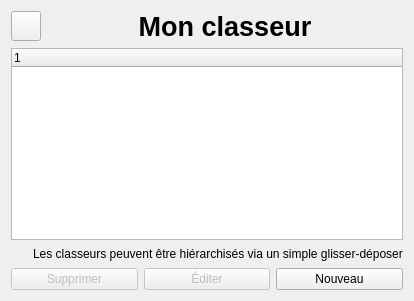
      <widget class="QWidget" name="binder">
       <layout class="QGridLayout" name="gridLayout_4">
        <item row="1" column="0">
         <layout class="QHBoxLayout" name="horizontalLayoutBinderTitle">
          <item>
           <widget class="QPushButton" name="pushButtonBinderHome">
            <property name="maximumSize">
             <size>
              <width>30</width>
              <height>30</height>
             </size>
            </property>
            <property name="text">
             <string/>
            </property>
            <property name="icon">
             <iconset resource="images.qrc">
              <normaloff>:/icones/images/home.png</normaloff>:/icones/images/home.png</iconset>
            </property>
            <property name="iconSize">
             <size>
              <width>20</width>
              <height>20</height>
             </size>
            </property>
           </widget>
          </item>
          <item>
           <widget class="QLabel" name="labelBinderTitle">
            <property name="font">
             <font>
              <family>Ubuntu</family>
              <pointsize>20</pointsize>
              <weight>75</weight>
              <bold>true</bold>
             </font>
            </property>
            <property name="text">
             <string>Mon classeur</string>
            </property>
            <property name="alignment">
             <set>Qt::AlignCenter</set>
            </property>
           </widget>
          </item>
         </layout>
        </item>
        <item row="6" column="0">
         <layout class="QHBoxLayout" name="horizontalLayoutBinderAction">
          <item>
           <widget class="QPushButton" name="pushButtonBinderDelete">
            <property name="enabled">
             <bool>false</bool>
            </property>
            <property name="text">
             <string>Supprimer</string>
            </property>
            <property name="icon">
             <iconset resource="images.qrc">
              <normaloff>:/icones/images/delete.png</normaloff>:/icones/images/delete.png</iconset>
            </property>
           </widget>
          </item>
          <item>
           <widget class="QPushButton" name="pushButtonBinderEdit">
            <property name="enabled">
             <bool>false</bool>
            </property>
            <property name="text">
             <string>Éditer</string>
            </property>
            <property name="icon">
             <iconset resource="images.qrc">
              <normaloff>:/icones/images/edit.png</normaloff>:/icones/images/edit.png</iconset>
            </property>
           </widget>
          </item>
          <item>
           <widget class="QPushButton" name="pushButtonBinderAdd">
            <property name="text">
             <string>Nouveau</string>
            </property>
            <property name="icon">
             <iconset resource="images.qrc">
              <normaloff>:/icones/images/add.png</normaloff>:/icones/images/add.png</iconset>
            </property>
           </widget>
          </item>
         </layout>
        </item>
        <item row="2" column="0">
         <widget class="BinderTreeWidget" name="treeWidgetBinder">
          <column>
           <property name="text">
            <string notr="true">1</string>
           </property>
          </column>
         </widget>
        </item>
        <item row="4" column="0">
         <layout class="QHBoxLayout" name="horizontalLayout">
          <item>
           <widget class="QLabel" name="label_6">
            <property name="sizePolicy">
             <sizepolicy hsizetype="Fixed" vsizetype="Fixed">
              <horstretch>0</horstretch>
              <verstretch>0</verstretch>
             </sizepolicy>
            </property>
            <property name="minimumSize">
             <size>
              <width>16</width>
              <height>16</height>
             </size>
            </property>
            <property name="maximumSize">
             <size>
              <width>14</width>
              <height>16</height>
             </size>
            </property>
            <property name="pixmap">
             <pixmap resource="images.qrc">:/images/info.png</pixmap>
            </property>
            <property name="scaledContents">
             <bool>true</bool>
            </property>
           </widget>
          </item>
          <item>
           <widget class="QLabel" name="label_4">
            <property name="text">
             <string>Les classeurs peuvent être hiérarchisés via un simple glisser-déposer</string>
            </property>
            <property name="scaledContents">
             <bool>false</bool>
            </property>
           </widget>
          </item>
         </layout>
        </item>
       </layout>
      </widget>
